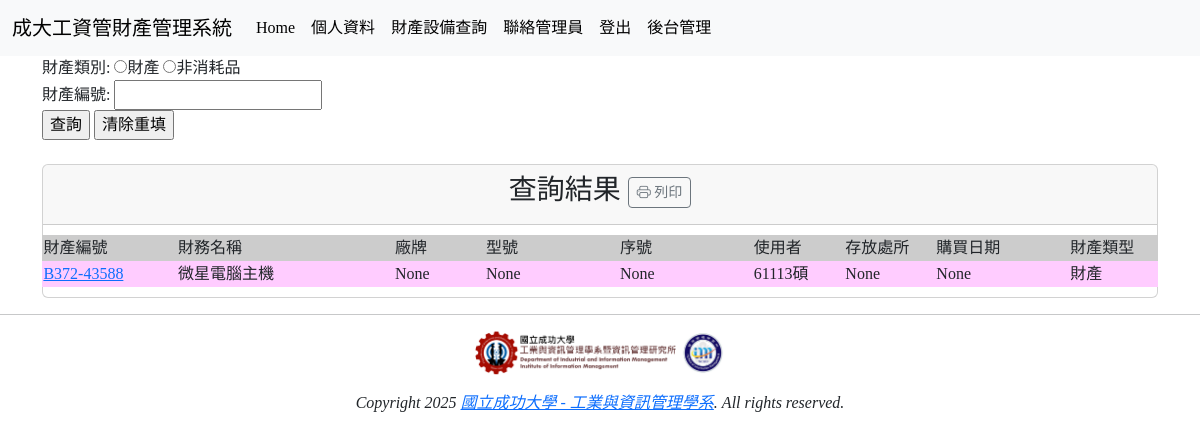
The page / (signed in) on the database its author committed.
### mysite/models.py (models this page shows, shortened)
class Asset(models.Model):
    ASSET_TYPE_CHOICES = [
        ('財產', '財產'),
        ('非消耗品', '非消耗品'),
    ]
    asset_code = models.CharField(max_length=20, unique=True, verbose_name="財編")
    name = models.CharField(max_length=20, verbose_name="品名")
    accessories = models.TextField(blank=True, null=True, default="暫無附件", verbose_name="附件")
    unit_price = models.PositiveIntegerField(default=0, verbose_name="單價")
    brand = models.CharField(max_length=10, blank=True, null=True, verbose_name="廠牌")
    model = models.CharField(max_length=50, blank=True, null=True, verbose_name="型號")
    origin_country = models.CharField(max_length=10, blank=True, null=True, verbose_name="國別")
    serial_number = models.CharField(max_length=50, blank=True, null=True, verbose_name="序號")
    user = models.ForeignKey(AssetUserProfile, on_delete=models.CASCADE, verbose_name="使用者")
    location = models.CharField(max_length=20, blank=True, null=True, verbose_name="存放處所")
    lifespan_years = models.PositiveIntegerField(default=0, verbose_name="使用年限")
    funding_source = models.CharField(max_length=10, default="不知", verbose_name="經費來源")
    asset_type = models.CharField(max_length=20, choices=ASSET_TYPE_CHOICES, verbose_name="財產類別")
    purchase_date = models.DateField(blank=True, null=True, verbose_name="購入日期")
    note = models.TextField(blank=True, null=True, verbose_name="備註")

class AssetUserProfile(models.Model):
    userid = models.CharField(max_length=10, unique=True, verbose_name="使用者編號")
    username = models.CharField(max_length=10, verbose_name="使用者名稱")
    def __str__(self):
        return f"{self.username}"

### mysite/views.py (the view)
# urls.py: path('', views.index, name = 'home'),
def index(request):
    if "user_role" in request.session and request.session["user_role"] != None:
        username = request.session["username"]
        useremail = request.session["useremail"]
        user_role = request.session["user_role"]
        user_room = request.session["room"]
    else:
        return redirect("/login/")
    asset_type = request.GET.get("asset_type")
    search_asset_id = request.GET.get("search_asset_id")
    user_id = user_room
    if user_role == "系統管理者":
        asset_users = models.AssetUserProfile.objects.all()
        user_id = request.GET.get("user_id")
    assets = models.Asset.objects.all()
    if asset_type:
        assets = assets.filter(asset_type=asset_type)
    if search_asset_id:
        assets = assets.filter(asset_code__icontains=search_asset_id)
    if user_id:
        assets = assets.filter(user__username__icontains=user_id)
    if not assets.exists():
        messages.add_message(request, messages.WARNING, "沒有資料符合查詢條件")
    return render(request, "index.html", locals())

### templates/index.html (shortened to what this page needs)
{% extends "base.html" %}
{% block content %}
    <div class="container">
        <div>
            <form name="asset form" action="/" method="GET">
                財產類別:
                <input type="radio" name="asset_type" value="財產">財產
                <input type="radio" name="asset_type" value="非消耗品">非消耗品</br>
                <label for="search_asset_id">財產編號:</label>
                <input id="search_asset_id" type="text" name="search_asset_id"></br>
                <input type="submit" value="查詢">
                <input type="reset" value="清除重填">
            </form>
        </div></br>
        <div class="row">
            <div class="col-md-12">
                <div class="card">
                    <div class="card-header" align="center">
                        <h3>
                            查詢結果
                            <button onclick="printPDF()" class="btn btn-sm btn-outline-secondary">
                                <i class="bi bi-printer"></i> 列印
                            </button>
                        </h3>
                    </div>
                    <div class="row" id="print-section">
                        {% for a in assets %}
                            {% if forloop.first %}
                            <table style="width: 98%; margin: 10px auto; padding: 10px;">
                                <tr bgcolor='#cccccc'>
                                    <td width=150>財產編號</td>
                                    <td width=250>財務名稱</td>
                                    <td width=100>廠牌</td>
                                    <td width=150>型號</td>
                                    <td width=150>序號</td>
                                    <td width=100>使用者</td>
                                    <td width=100>存放處所</td>
                                    <td width=150>購買日期</td>
                                    <td width=100>財產類型</td>
                                </tr>
                            {% endif %}
                            <tr bgcolor='{% cycle "#ffccff" "ccffcc" %}'>
                                <td><a href='{% url "detail-url" a.id %}'>{{ a.asset_code }}</a></td>
                                <td>{{ a.name }}</td>
                                <td>{{ a.brand }}</td>
                                <td>{{ a.model }}</td>
                                <td>{{ a.serial_number }}</td>
                                <td>{{ a.user  }}</td>
                                <td>{{ a.location }}</td>
                                <td>{{ a.purchase_date }}</td>
                                <td>{{ a.asset_type }}</td>
                            </tr>
                            {% if forloop.last %}
                            </table>
                            {% endif %}
                            {% empty %}
                            <h3 class="text-center">目前沒有任何財產</h3>
                        {% endfor %}
                    </div>
                </div>
            </div>
        </div>
    </div>
{% endblock %}

### templates/base.html (style rules this page uses)
h1, h2, h3, h4, h5, p, div { font-family: 微軟正黑體; }

### rows shown on the page
Asset: asset_code "B372-43588", name "微星電腦主機", brand "None", model "None", serial_number "None", user "61113碩", location "None", purchase_date "None", asset_type "財產"
